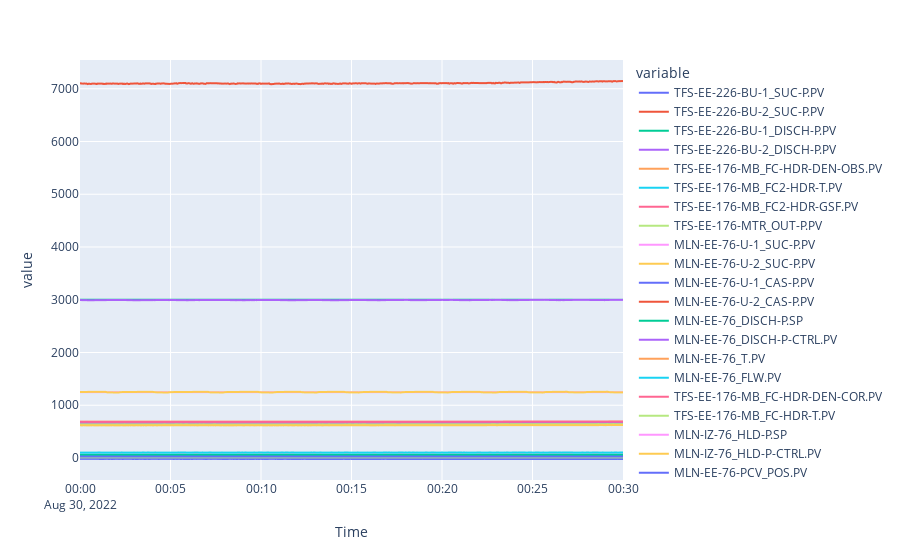

Notebook code for this chart:
### Code cell
## INSPECCION DEL SET COMPLETO
data.plot()

### Figure 1 — Plotly figure (JSON) as saved in the notebook; plotly's stock layout.template omitted (floating-point values rounded to 4 significant figures; data arrays with more than 128 entries replaced by an {"elided": "..."} marker saying what was removed)
{"data": [{"hovertemplate": "variable=TFS-EE-226-BU-1_SUC-P.PV<br>Time=%{x}<br>value=%{y}<extra></extra>", "legendgroup": "TFS-EE-226-BU-1_SUC-P.PV", "line": {"color": "#636efa", "dash": "solid"}, "marker": {"symbol": "circle"}, "mode": "lines", "name": "TFS-EE-226-BU-1_SUC-P.PV", "showlegend": true, "type": "scattergl", "x": {"elided": "1801 str values"}, "xaxis": "x", "y": {"elided": "1801 float values"}, "yaxis": "y"}, {"hovertemplate": "variable=TFS-EE-226-BU-2_SUC-P.PV<br>Time=%{x}<br>value=%{y}<extra></extra>", "legendgroup": "TFS-EE-226-BU-2_SUC-P.PV", "line": {"color": "#EF553B", "dash": "solid"}, "marker": {"symbol": "circle"}, "mode": "lines", "name": "TFS-EE-226-BU-2_SUC-P.PV", "showlegend": true, "type": "scattergl", "x": {"elided": "1801 str values"}, "xaxis": "x", "y": {"elided": "1801 float values"}, "yaxis": "y"}, {"hovertemplate": "variable=TFS-EE-226-BU-1_DISCH-P.PV<br>Time=%{x}<br>value=%{y}<extra></extra>", "legendgroup": "TFS-EE-226-BU-1_DISCH-P.PV", "line": {"color": "#00cc96", "dash": "solid"}, "marker": {"symbol": "circle"}, "mode": "lines", "name": "TFS-EE-226-BU-1_DISCH-P.PV", "showlegend": true, "type": "scattergl", "x": {"elided": "1801 str values"}, "xaxis": "x", "y": {"elided": "1801 float values"}, "yaxis": "y"}, {"hovertemplate": "variable=TFS-EE-226-BU-2_DISCH-P.PV<br>Time=%{x}<br>value=%{y}<extra></extra>", "legendgroup": "TFS-EE-226-BU-2_DISCH-P.PV", "line": {"color": "#ab63fa", "dash": "solid"}, "marker": {"symbol": "circle"}, "mode": "lines", "name": "TFS-EE-226-BU-2_DISCH-P.PV", "showlegend": true, "type": "scattergl", "x": {"elided": "1801 str values"}, "xaxis": "x", "y": {"elided": "1801 float values"}, "yaxis": "y"}, {"hovertemplate": "variable=TFS-EE-176-MB_FC-HDR-DEN-OBS.PV<br>Time=%{x}<br>value=%{y}<extra></extra>", "legendgroup": "TFS-EE-176-MB_FC-HDR-DEN-OBS.PV", "line": {"color": "#FFA15A", "dash": "solid"}, "marker": {"symbol": "circle"}, "mode": "lines", "name": "TFS-EE-176-MB_FC-HDR-DEN-OBS.PV", "showlegend": true, "type": "scattergl", "x": {"elided": "1801 str values"}, "xaxis": "x", "y": {"elided": "1801 float values"}, "yaxis": "y"}, {"hovertemplate": "variable=TFS-EE-176-MB_FC2-HDR-T.PV<br>Time=%{x}<br>value=%{y}<extra></extra>", "legendgroup": "TFS-EE-176-MB_FC2-HDR-T.PV", "line": {"color": "#19d3f3", "dash": "solid"}, "marker": {"symbol": "circle"}, "mode": "lines", "name": "TFS-EE-176-MB_FC2-HDR-T.PV", "showlegend": true, "type": "scattergl", "x": {"elided": "1801 str values"}, "xaxis": "x", "y": {"elided": "1801 float values"}, "yaxis": "y"}, {"hovertemplate": "variable=TFS-EE-176-MB_FC2-HDR-GSF.PV<br>Time=%{x}<br>value=%{y}<extra></extra>", "legendgroup": "TFS-EE-176-MB_FC2-HDR-GSF.PV", "line": {"color": "#FF6692", "dash": "solid"}, "marker": {"symbol": "circle"}, "mode": "lines", "name": "TFS-EE-176-MB_FC2-HDR-GSF.PV", "showlegend": true, "type": "scattergl", "x": {"elided": "1801 str values"}, "xaxis": "x", "y": {"elided": "1801 int values"}, "yaxis": "y"}, {"hovertemplate": "variable=TFS-EE-176-MTR_OUT-P.PV<br>Time=%{x}<br>value=%{y}<extra></extra>", "legendgroup": "TFS-EE-176-MTR_OUT-P.PV", "line": {"color": "#B6E880", "dash": "solid"}, "marker": {"symbol": "circle"}, "mode": "lines", "name": "TFS-EE-176-MTR_OUT-P.PV", "showlegend": true, "type": "scattergl", "x": {"elided": "1801 str values"}, "xaxis": "x", "y": {"elided": "1801 float values"}, "yaxis": "y"}, {"hovertemplate": "variable=MLN-EE-76-U-1_SUC-P.PV<br>Time=%{x}<br>value=%{y}<extra></extra>", "legendgroup": "MLN-EE-76-U-1_SUC-P.PV", "line": {"color": "#FF97FF", "dash": "solid"}, "marker": {"symbol": "circle"}, "mode": "lines", "name": "MLN-EE-76-U-1_SUC-P.PV", "showlegend": true, "type": "scattergl", "x": {"elided": "1801 str values"}, "xaxis": "x", "y": {"elided": "1801 float values"}, "yaxis": "y"}, {"hovertemplate": "variable=MLN-EE-76-U-2_SUC-P.PV<br>Time=%{x}<br>value=%{y}<extra></extra>", "legendgroup": "MLN-EE-76-U-2_SUC-P.PV", "line": {"color": "#FECB52", "dash": "solid"}, "marker": {"symbol": "circle"}, "mode": "lines", "name": "MLN-EE-76-U-2_SUC-P.PV", "showlegend": true, "type": "scattergl", "x": {"elided": "1801 str values"}, "xaxis": "x", "y": {"elided": "1801 float values"}, "yaxis": "y"}, {"hovertemplate": "variable=MLN-EE-76-U-1_CAS-P.PV<br>Time=%{x}<br>value=%{y}<extra></extra>", "legendgroup": "MLN-EE-76-U-1_CAS-P.PV", "line": {"color": "#636efa", "dash": "solid"}, "marker": {"symbol": "circle"}, "mode": "lines", "name": "MLN-EE-76-U-1_CAS-P.PV", "showlegend": true, "type": "scattergl", "x": {"elided": "1801 str values"}, "xaxis": "x", "y": {"elided": "1801 float values"}, "yaxis": "y"}, {"hovertemplate": "variable=MLN-EE-76-U-2_CAS-P.PV<br>Time=%{x}<br>value=%{y}<extra></extra>", "legendgroup": "MLN-EE-76-U-2_CAS-P.PV", "line": {"color": "#EF553B", "dash": "solid"}, "marker": {"symbol": "circle"}, "mode": "lines", "name": "MLN-EE-76-U-2_CAS-P.PV", "showlegend": true, "type": "scattergl", "x": {"elided": "1801 str values"}, "xaxis": "x", "y": {"elided": "1801 float values"}, "yaxis": "y"}, {"hovertemplate": "variable=MLN-EE-76_DISCH-P.SP<br>Time=%{x}<br>value=%{y}<extra></extra>", "legendgroup": "MLN-EE-76_DISCH-P.SP", "line": {"color": "#00cc96", "dash": "solid"}, "marker": {"symbol": "circle"}, "mode": "lines", "name": "MLN-EE-76_DISCH-P.SP", "showlegend": true, "type": "scattergl", "x": {"elided": "1801 str values"}, "xaxis": "x", "y": {"elided": "1801 int values"}, "yaxis": "y"}, {"hovertemplate": "variable=MLN-EE-76_DISCH-P-CTRL.PV<br>Time=%{x}<br>value=%{y}<extra></extra>", "legendgroup": "MLN-EE-76_DISCH-P-CTRL.PV", "line": {"color": "#ab63fa", "dash": "solid"}, "marker": {"symbol": "circle"}, "mode": "lines", "name": "MLN-EE-76_DISCH-P-CTRL.PV", "showlegend": true, "type": "scattergl", "x": {"elided": "1801 str values"}, "xaxis": "x", "y": {"elided": "1801 float values"}, "yaxis": "y"}, {"hovertemplate": "variable=MLN-EE-76_T.PV<br>Time=%{x}<br>value=%{y}<extra></extra>", "legendgroup": "MLN-EE-76_T.PV", "line": {"color": "#FFA15A", "dash": "solid"}, "marker": {"symbol": "circle"}, "mode": "lines", "name": "MLN-EE-76_T.PV", "showlegend": true, "type": "scattergl", "x": {"elided": "1801 str values"}, "xaxis": "x", "y": {"elided": "1801 float values"}, "yaxis": "y"}, {"hovertemplate": "variable=MLN-EE-76_FLW.PV<br>Time=%{x}<br>value=%{y}<extra></extra>", "legendgroup": "MLN-EE-76_FLW.PV", "line": {"color": "#19d3f3", "dash": "solid"}, "marker": {"symbol": "circle"}, "mode": "lines", "name": "MLN-EE-76_FLW.PV", "showlegend": true, "type": "scattergl", "x": {"elided": "1801 str values"}, "xaxis": "x", "y": {"elided": "1801 float values"}, "yaxis": "y"}, {"hovertemplate": "variable=TFS-EE-176-MB_FC-HDR-DEN-COR.PV<br>Time=%{x}<br>value=%{y}<extra></extra>", "legendgroup": "TFS-EE-176-MB_FC-HDR-DEN-COR.PV", "line": {"color": "#FF6692", "dash": "solid"}, "marker": {"symbol": "circle"}, "mode": "lines", "name": "TFS-EE-176-MB_FC-HDR-DEN-COR.PV", "showlegend": true, "type": "scattergl", "x": {"elided": "1801 str values"}, "xaxis": "x", "y": {"elided": "1801 float values"}, "yaxis": "y"}, {"hovertemplate": "variable=TFS-EE-176-MB_FC-HDR-T.PV<br>Time=%{x}<br>value=%{y}<extra></extra>", "legendgroup": "TFS-EE-176-MB_FC-HDR-T.PV", "line": {"color": "#B6E880", "dash": "solid"}, "marker": {"symbol": "circle"}, "mode": "lines", "name": "TFS-EE-176-MB_FC-HDR-T.PV", "showlegend": true, "type": "scattergl", "x": {"elided": "1801 str values"}, "xaxis": "x", "y": {"elided": "1801 float values"}, "yaxis": "y"}, {"hovertemplate": "variable=MLN-IZ-76_HLD-P.SP<br>Time=%{x}<br>value=%{y}<extra></extra>", "legendgroup": "MLN-IZ-76_HLD-P.SP", "line": {"color": "#FF97FF", "dash": "solid"}, "marker": {"symbol": "circle"}, "mode": "lines", "name": "MLN-IZ-76_HLD-P.SP", "showlegend": true, "type": "scattergl", "x": {"elided": "1801 str values"}, "xaxis": "x", "y": {"elided": "1801 int values"}, "yaxis": "y"}, {"hovertemplate": "variable=MLN-IZ-76_HLD-P-CTRL.PV<br>Time=%{x}<br>value=%{y}<extra></extra>", "legendgroup": "MLN-IZ-76_HLD-P-CTRL.PV", "line": {"color": "#FECB52", "dash": "solid"}, "marker": {"symbol": "circle"}, "mode": "lines", "name": "MLN-IZ-76_HLD-P-CTRL.PV", "showlegend": true, "type": "scattergl", "x": {"elided": "1801 str values"}, "xaxis": "x", "y": {"elided": "1801 float values"}, "yaxis": "y"}, {"hovertemplate": "variable=MLN-EE-76-PCV_POS.PV<br>Time=%{x}<br>value=%{y}<extra></extra>", "legendgroup": "MLN-EE-76-PCV_POS.PV", "line": {"color": "#636efa", "dash": "solid"}, "marker": {"symbol": "circle"}, "mode": "lines", "name": "MLN-EE-76-PCV_POS.PV", "showlegend": true, "type": "scattergl", "x": {"elided": "1801 str values"}, "xaxis": "x", "y": {"elided": "1801 float values"}, "yaxis": "y"}], "layout": {"legend": {"title": {"text": "variable"}, "tracegroupgap": 0}, "margin": {"t": 60}, "xaxis": {"anchor": "y", "domain": [0, 1], "title": {"text": "Time"}}, "yaxis": {"anchor": "x", "domain": [0, 1], "title": {"text": "value"}}}}
